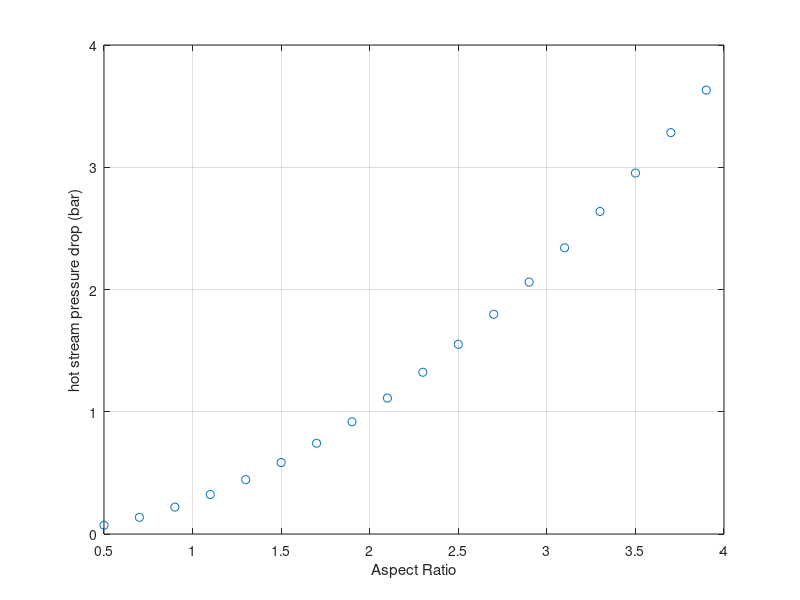
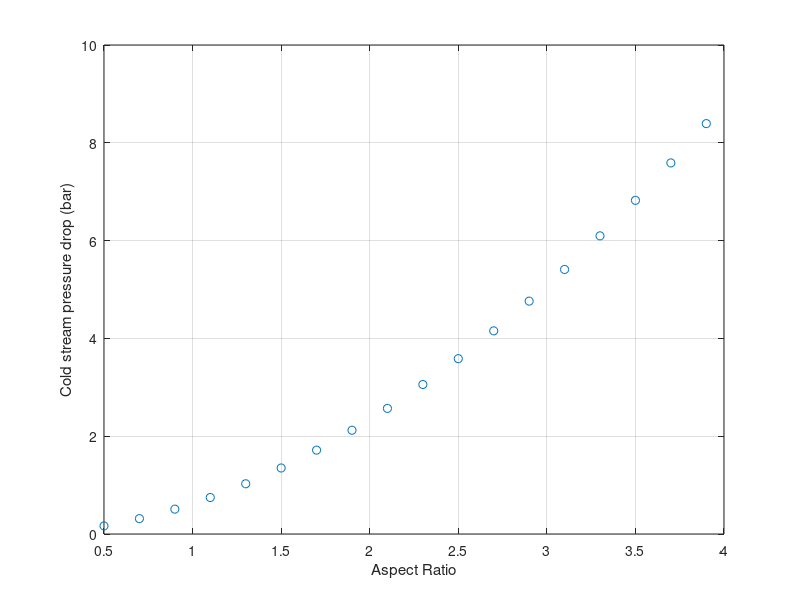
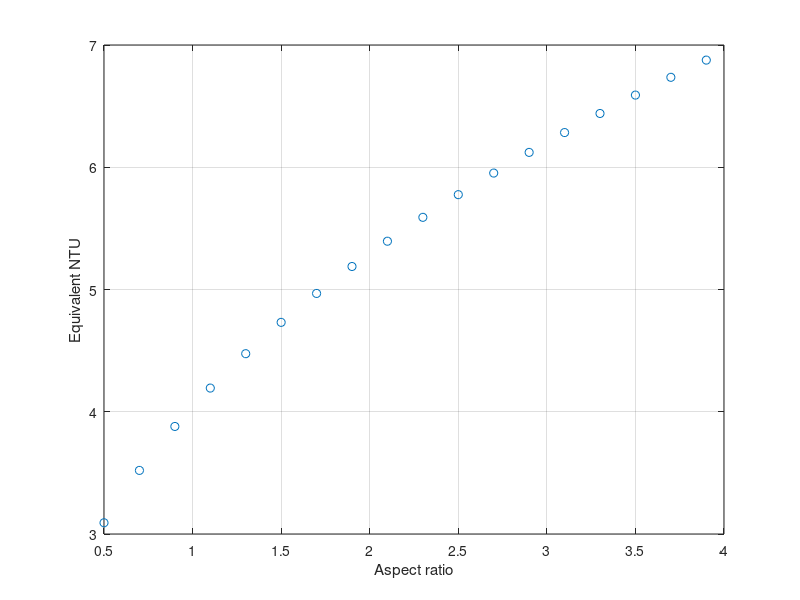

Source code (MATLAB) for these figures, in order:
clc
clear all

mdot=78; %Mass flow rate in kg/s

%Gas Properties hot stram
mu_g_hot = 29.331*10^-6; %Dynamic viscosity of hot nitrogen
k_gas_hot = 0.045; %thermal conductivity of nitrogen
rho_g_hot = 27.48; %Density of nitrogen at a given P and T
Cp_hot = 1072; %Hot Nitrogen specific heat

%Gas Properties cold stream
mu_g_cold = 19*10^-6;
Cp_cold = 1040; %Cold Nitrogen specific heat
k_gas_cold =0.028;
rho_g_cold = 11.23;


%Bed Properties
Cp_bed=840; %Specific heat capacity of average rock
k_particle=2.15; %Thermal conductivity of marble; k of rock varies from 0.4 to 7
dp = 0.02; %Diameter of the particle in m
rho_particle = 2700; %Density of the particle
phi = 0.4; %Porosity of bed assumed
%D = 2; %Diameter of the bed in m


%Packed bed Regenerator assumptions
Ph=40; % Assumed Hot cycle duration (in seconds)
Pc=40; % Assumed Cold cycle duration
cycle_time=Ph+Pc;  %Total time period 
N=18;
AR=0.5:0.2:4;


%Heat transfer rate in the recuperator section
h1=0.687*10^6; %h value of gas stream at the inlet of the recuperator from exit of hot storage charge cycle
h2=0.318*10^6; %h value of gas stream at the outlet of the recuperator 
Qrate=mdot*(h1-h2)/2;

T_gas=581;
T_bed =445;
T_bed_initial=445;
T_bed_final = 573;

%Heat energy that needs to be stored in the regenerator

for j=1:N
Qstore=Qrate.*Ph; 
%Estimating mass of packed bed required

mbed=1.5.*Qstore./(Cp_bed.*(T_bed_final-T_bed_initial));
%Calculating Geometry of packed bed

Vol_s=mbed./rho_particle;
V_bed = Vol_s./(1-phi);
Rad_bed=(V_bed./(AR(j).*2.*pi))^(1/3);
D=2*Rad_bed;
L=D.*AR(j);
%Estimating equivalent matrix capacity ratio 

C_max=mdot.*Cp_hot;
C_min = mdot.*Cp_cold;
CR=C_min ./ C_max;

C_m=mbed.*Cp_bed./(cycle_time.*C_min);
C_me = 2.*CR.*C_m./(1+CR);


%Nusselet number packed bed hot stream
%Reynold's number calculated assuming the pipe diameter is same as packed bed diameter

Area=pi.*(D/2).^2;
Re=mdot.*dp/(Area.*mu_g_hot);
Pr=Cp_hot.*mu_g_hot/k_gas_hot;

%Nu_l=0.664*Pr^(1/3)*(Re/phi)^0.5; %Gnielinksi correlation
%Nu_t= 0.037.*(Re/phi).^0.8.*Pr / (1+2.433.*(Re/phi).^(-0.1).*(Pr.^(2/3)-1));
%Nu_sp=2 + (Nu_t+Nu_l)^0.5;
%fe = 1+1.5*(1-phi);
%Nu_PB=fe*Nu_sp
Nu_PB=2.19.*Pr^(1/3).*Re.^(1./3)+0.78.*Pr.^(1./3).*Re.^0.62;

%Nusselet number packed bed cold stream
Re2=mdot.*dp./(Area.*mu_g_cold);
Pr2=Cp_cold.*mu_g_cold./k_gas_cold;

%Nu_l2=0.664*Pr2^(1/3)*(Re2/phi)^0.5;
%Nu_t2= 0.037.*(Re2/phi).^0.8.*Pr2 / (1+2.433.*(Re2/phi).^(-0.1).*(Pr2.^(2/3)-1));
%Nu_sp2=2 + (Nu_t2+Nu_l2)^0.5;
%fe2 = 1+1.5*(1-phi);
%Nu_PB2=fe2*Nu_sp2;

Nu_PB2=2.19.*Pr2.^(1./3).*Re2.^(1./3)+0.78.*Pr2.^(1./3).*Re2.^0.62;


%Heat transfer coefficients
h_hot= Nu_PB.*k_gas_hot./dp;
h_cold = Nu_PB2.*k_gas_cold./dp;


%Calculating heat transfer area
Nr =Vol_s./(4./3.*pi.*(dp./2).^3);
A = Nr.*4.*pi.*(dp./2).^2;

%Estimating NTU
UA = ((1./(h_hot.*A))+(1./(h_cold.*A))).^-1;
NTU = UA./C_min;
NTUe(j)=2.*CR.*NTU/(1+CR); %equivalent NTU

%After lookup to get priliminary effectives, net effectiveness of the
%regenerator can be estimated

epsilon = 0.79; %From lookup table
chi_re=(1-CR.^2)*(epsilon./(1-epsilon))/(2.*CR);
eff_re = (1 - exp(-chi_re))./(1-CR.*exp(-chi_re));


%Pressure drop estimation hot stream

fP=(150+3.89.*(Re./(1-phi)).^0.87).*((1-phi).^2./(phi.^3.*Re)); %Jones and Krier correlation
delP_hot(j)=fP.*mdot.^2.*L./(rho_g_hot.*dp.*Area.^2);
%Pressure drop estimation cold stream

fP_c=(150+3.89.*(Re2./(1-phi)).^0.87).*((1-phi).^2./(phi.^3*Re2));
delP_cold(j)=fP_c.*mdot^2.*L./(rho_g_cold.*dp.*Area.^2);
end

%figure(1)
%plot(Ph,delP_hot/1e5,'o');
%grid on;
%xlabel('Time of flow (seconds)');
%ylabel('Hot stream pressure drop (bar)');

%figure(2)
%plot(Ph,delP_cold/1e5,'o');
%grid on;
%xlabel('Time of flow (seconds)');
%ylabel('Cold stream pressure drop (bar)');
figure(2)
plot(AR,delP_hot/1e5,'o');
grid on;
ylabel('hot stream pressure drop (bar)');
xlabel('Aspect Ratio');

figure(3)
plot(AR,delP_cold/1e5,'o');
grid on;
ylabel('Cold stream pressure drop (bar)');
xlabel('Aspect Ratio');

figure(4)
plot(AR,NTUe,'o');
grid on;
xlabel('Aspect ratio');
ylabel('Equivalent NTU');


